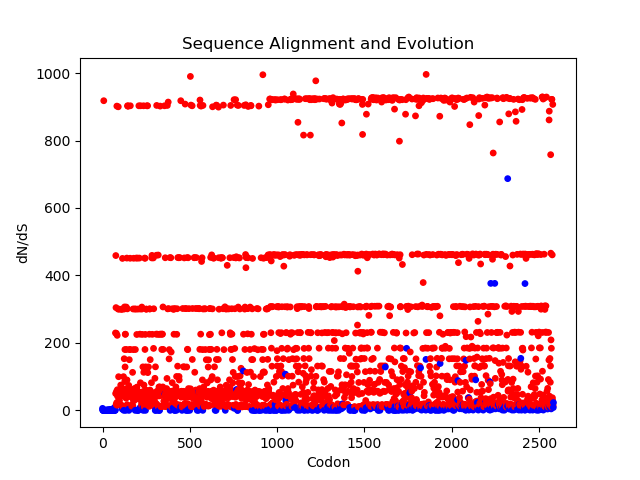

Write Python code to recreate this figure.
#!/usr/bin/env python

"""
Usage: ./plot.py <dsdn.out> <nameofplot>
"""

import pandas as pd
import sys
import matplotlib.pyplot as plt
import statsmodels
import numpy as np


df = pd.read_csv(sys.argv[1], sep = "\t", header=None, names=["codon", "dNdS", "d"])

## Z = d /sqrt(var d)

stddev = np.std(df["d"])
zscore = []
for i in df["d"]:
    z = i/stddev
    zscore.append(z)
#print zscore

x = range(len(df["d"]))
y = df["dNdS"]

color = []

for i in range(len(zscore)):
    if zscore[i] > 1.96:
        color.append("r")
    else:
        color.append("b")


plt.figure()
plt.scatter(x, y, c = color, s = 15)
plt.title("Sequence Alignment and Evolution")
plt.xlabel("Codon")
plt.ylabel("dN/dS", rotation = 90)
plt.savefig(sys.argv[2] + ".png")
plt.close()